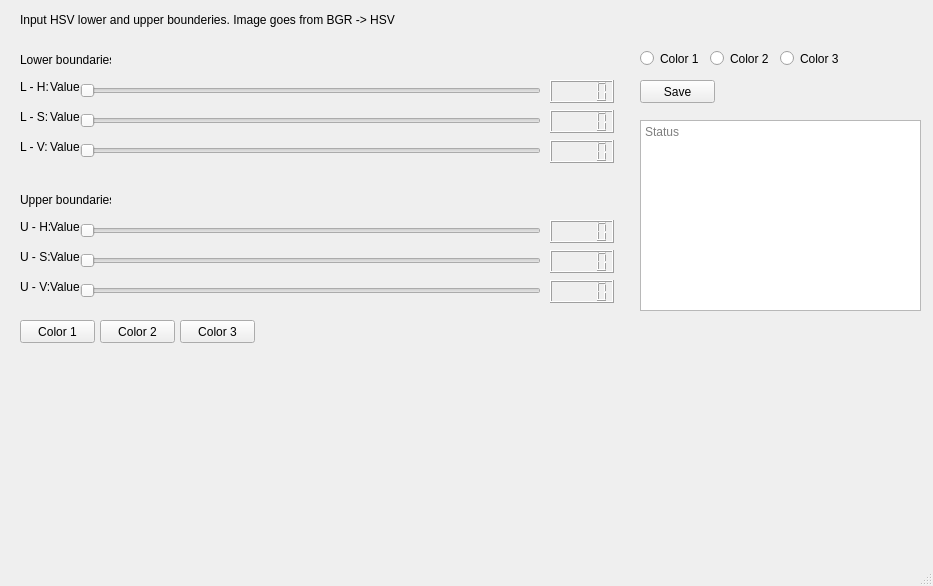
<?xml version="1.0" encoding="UTF-8"?>
<ui version="4.0">
 <class>TooManyTrackbars</class>
 <widget class="QMainWindow" name="TooManyTrackbars">
  <property name="geometry">
   <rect>
    <x>0</x>
    <y>0</y>
    <width>933</width>
    <height>586</height>
   </rect>
  </property>
  <property name="windowTitle">
   <string>MainWindow</string>
  </property>
  <widget class="QWidget" name="centralwidget">
   <widget class="QFrame" name="frame">
    <property name="geometry">
     <rect>
      <x>10</x>
      <y>40</y>
      <width>621</width>
      <height>131</height>
     </rect>
    </property>
    <property name="frameShape">
     <enum>QFrame::NoFrame</enum>
    </property>
    <property name="frameShadow">
     <enum>QFrame::Raised</enum>
    </property>
    <widget class="QSlider" name="horizontalSlider">
     <property name="geometry">
      <rect>
       <x>70</x>
       <y>40</y>
       <width>461</width>
       <height>22</height>
      </rect>
     </property>
     <property name="orientation">
      <enum>Qt::Horizontal</enum>
     </property>
    </widget>
    <widget class="QSlider" name="horizontalSlider_2">
     <property name="geometry">
      <rect>
       <x>70</x>
       <y>70</y>
       <width>461</width>
       <height>22</height>
      </rect>
     </property>
     <property name="orientation">
      <enum>Qt::Horizontal</enum>
     </property>
    </widget>
    <widget class="QSlider" name="horizontalSlider_3">
     <property name="geometry">
      <rect>
       <x>70</x>
       <y>100</y>
       <width>461</width>
       <height>22</height>
      </rect>
     </property>
     <property name="orientation">
      <enum>Qt::Horizontal</enum>
     </property>
    </widget>
    <widget class="QLabel" name="label">
     <property name="geometry">
      <rect>
       <x>10</x>
       <y>40</y>
       <width>35</width>
       <height>13</height>
      </rect>
     </property>
     <property name="text">
      <string>L - H:</string>
     </property>
    </widget>
    <widget class="QLabel" name="label_2">
     <property name="geometry">
      <rect>
       <x>40</x>
       <y>40</y>
       <width>35</width>
       <height>13</height>
      </rect>
     </property>
     <property name="text">
      <string>Value</string>
     </property>
    </widget>
    <widget class="QLabel" name="label_3">
     <property name="geometry">
      <rect>
       <x>10</x>
       <y>70</y>
       <width>35</width>
       <height>13</height>
      </rect>
     </property>
     <property name="text">
      <string>L - S:</string>
     </property>
    </widget>
    <widget class="QLabel" name="label_4">
     <property name="geometry">
      <rect>
       <x>40</x>
       <y>70</y>
       <width>35</width>
       <height>13</height>
      </rect>
     </property>
     <property name="text">
      <string>Value</string>
     </property>
    </widget>
    <widget class="QLabel" name="label_5">
     <property name="geometry">
      <rect>
       <x>10</x>
       <y>100</y>
       <width>35</width>
       <height>13</height>
      </rect>
     </property>
     <property name="text">
      <string>L - V:</string>
     </property>
    </widget>
    <widget class="QLabel" name="label_6">
     <property name="geometry">
      <rect>
       <x>40</x>
       <y>100</y>
       <width>35</width>
       <height>13</height>
      </rect>
     </property>
     <property name="text">
      <string>Value</string>
     </property>
    </widget>
    <widget class="QLabel" name="firstColorLabel">
     <property name="geometry">
      <rect>
       <x>10</x>
       <y>10</y>
       <width>91</width>
       <height>20</height>
      </rect>
     </property>
     <property name="text">
      <string>Lower boundaries</string>
     </property>
    </widget>
    <widget class="QLCDNumber" name="lcdNumber">
     <property name="geometry">
      <rect>
       <x>540</x>
       <y>40</y>
       <width>64</width>
       <height>23</height>
      </rect>
     </property>
    </widget>
    <widget class="QLCDNumber" name="lcdNumber_2">
     <property name="geometry">
      <rect>
       <x>540</x>
       <y>70</y>
       <width>64</width>
       <height>23</height>
      </rect>
     </property>
    </widget>
    <widget class="QLCDNumber" name="lcdNumber_7">
     <property name="geometry">
      <rect>
       <x>540</x>
       <y>100</y>
       <width>64</width>
       <height>23</height>
      </rect>
     </property>
    </widget>
   </widget>
   <widget class="QLabel" name="basicInfoLabel">
    <property name="geometry">
     <rect>
      <x>20</x>
      <y>10</y>
      <width>430</width>
      <height>20</height>
     </rect>
    </property>
    <property name="text">
     <string>Input HSV lower and upper bounderies. Image goes from BGR -&gt; HSV</string>
    </property>
   </widget>
   <widget class="QFrame" name="frame_2">
    <property name="geometry">
     <rect>
      <x>10</x>
      <y>180</y>
      <width>621</width>
      <height>131</height>
     </rect>
    </property>
    <property name="frameShape">
     <enum>QFrame::NoFrame</enum>
    </property>
    <property name="frameShadow">
     <enum>QFrame::Raised</enum>
    </property>
    <widget class="QSlider" name="horizontalSlider_7">
     <property name="geometry">
      <rect>
       <x>70</x>
       <y>40</y>
       <width>461</width>
       <height>22</height>
      </rect>
     </property>
     <property name="orientation">
      <enum>Qt::Horizontal</enum>
     </property>
    </widget>
    <widget class="QSlider" name="horizontalSlider_8">
     <property name="geometry">
      <rect>
       <x>70</x>
       <y>70</y>
       <width>461</width>
       <height>22</height>
      </rect>
     </property>
     <property name="orientation">
      <enum>Qt::Horizontal</enum>
     </property>
    </widget>
    <widget class="QSlider" name="horizontalSlider_9">
     <property name="geometry">
      <rect>
       <x>70</x>
       <y>100</y>
       <width>461</width>
       <height>22</height>
      </rect>
     </property>
     <property name="orientation">
      <enum>Qt::Horizontal</enum>
     </property>
    </widget>
    <widget class="QLabel" name="label_13">
     <property name="geometry">
      <rect>
       <x>10</x>
       <y>40</y>
       <width>35</width>
       <height>13</height>
      </rect>
     </property>
     <property name="text">
      <string>U - H:</string>
     </property>
    </widget>
    <widget class="QLabel" name="label_14">
     <property name="geometry">
      <rect>
       <x>40</x>
       <y>40</y>
       <width>35</width>
       <height>13</height>
      </rect>
     </property>
     <property name="text">
      <string>Value</string>
     </property>
    </widget>
    <widget class="QLabel" name="label_15">
     <property name="geometry">
      <rect>
       <x>10</x>
       <y>70</y>
       <width>35</width>
       <height>13</height>
      </rect>
     </property>
     <property name="text">
      <string>U - S:</string>
     </property>
    </widget>
    <widget class="QLabel" name="label_16">
     <property name="geometry">
      <rect>
       <x>40</x>
       <y>70</y>
       <width>35</width>
       <height>13</height>
      </rect>
     </property>
     <property name="text">
      <string>Value</string>
     </property>
    </widget>
    <widget class="QLabel" name="label_17">
     <property name="geometry">
      <rect>
       <x>10</x>
       <y>100</y>
       <width>35</width>
       <height>13</height>
      </rect>
     </property>
     <property name="text">
      <string>U - V:</string>
     </property>
    </widget>
    <widget class="QLabel" name="label_18">
     <property name="geometry">
      <rect>
       <x>40</x>
       <y>100</y>
       <width>35</width>
       <height>13</height>
      </rect>
     </property>
     <property name="text">
      <string>Value</string>
     </property>
    </widget>
    <widget class="QLabel" name="firstColorLabel_3">
     <property name="geometry">
      <rect>
       <x>10</x>
       <y>10</y>
       <width>91</width>
       <height>20</height>
      </rect>
     </property>
     <property name="text">
      <string>Upper boundaries</string>
     </property>
    </widget>
    <widget class="QLCDNumber" name="lcdNumber_8">
     <property name="geometry">
      <rect>
       <x>540</x>
       <y>40</y>
       <width>64</width>
       <height>23</height>
      </rect>
     </property>
    </widget>
    <widget class="QLCDNumber" name="lcdNumber_9">
     <property name="geometry">
      <rect>
       <x>540</x>
       <y>70</y>
       <width>64</width>
       <height>23</height>
      </rect>
     </property>
    </widget>
    <widget class="QLCDNumber" name="lcdNumber_11">
     <property name="geometry">
      <rect>
       <x>540</x>
       <y>100</y>
       <width>64</width>
       <height>23</height>
      </rect>
     </property>
    </widget>
   </widget>
   <widget class="QPushButton" name="pushButton">
    <property name="geometry">
     <rect>
      <x>20</x>
      <y>320</y>
      <width>75</width>
      <height>23</height>
     </rect>
    </property>
    <property name="text">
     <string>Color 1</string>
    </property>
   </widget>
   <widget class="QPushButton" name="pushButton_2">
    <property name="geometry">
     <rect>
      <x>100</x>
      <y>320</y>
      <width>75</width>
      <height>23</height>
     </rect>
    </property>
    <property name="text">
     <string>Color 2</string>
    </property>
   </widget>
   <widget class="QPushButton" name="pushButton_3">
    <property name="geometry">
     <rect>
      <x>180</x>
      <y>320</y>
      <width>75</width>
      <height>23</height>
     </rect>
    </property>
    <property name="text">
     <string>Color 3</string>
    </property>
   </widget>
   <widget class="QPushButton" name="pushButton_4">
    <property name="geometry">
     <rect>
      <x>640</x>
      <y>80</y>
      <width>75</width>
      <height>23</height>
     </rect>
    </property>
    <property name="text">
     <string>Save</string>
    </property>
   </widget>
   <widget class="QRadioButton" name="radioButton">
    <property name="geometry">
     <rect>
      <x>640</x>
      <y>50</y>
      <width>82</width>
      <height>17</height>
     </rect>
    </property>
    <property name="text">
     <string>Color 1</string>
    </property>
   </widget>
   <widget class="QRadioButton" name="radioButton_2">
    <property name="geometry">
     <rect>
      <x>710</x>
      <y>50</y>
      <width>82</width>
      <height>17</height>
     </rect>
    </property>
    <property name="text">
     <string>Color 2</string>
    </property>
   </widget>
   <widget class="QRadioButton" name="radioButton_3">
    <property name="geometry">
     <rect>
      <x>780</x>
      <y>50</y>
      <width>82</width>
      <height>17</height>
     </rect>
    </property>
    <property name="text">
     <string>Color 3</string>
    </property>
   </widget>
   <widget class="QTextBrowser" name="textBrowser">
    <property name="geometry">
     <rect>
      <x>640</x>
      <y>120</y>
      <width>281</width>
      <height>191</height>
     </rect>
    </property>
    <property name="placeholderText">
     <string>Status</string>
    </property>
   </widget>
  </widget>
  <widget class="QMenuBar" name="menubar">
   <property name="geometry">
    <rect>
     <x>0</x>
     <y>0</y>
     <width>933</width>
     <height>21</height>
    </rect>
   </property>
  </widget>
  <widget class="QStatusBar" name="statusbar"/>
 </widget>
 <resources/>
 <connections/>
</ui>
